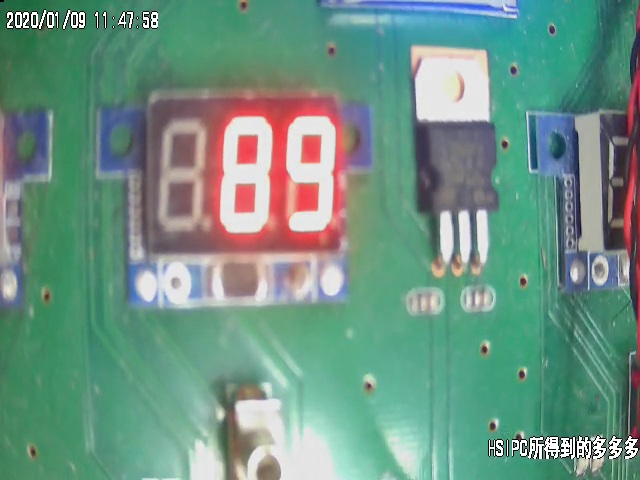
#> input picture opencv/新建文件夹/1.jpg, 640 x 480 px, found by its file name
$ python cvtest.py
#> lines starting #> are read from the running program, lines starting #| are printed output that depends on the picture
import cv2
# Load two images
img1 = cv2.imread('1.jpg')
#> img1 is the input picture: shape (480, 640, 3); mean B, G, R 132.3, 147, 110.1
img2 = cv2.imread('2.jpg')
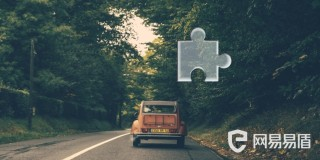
#> input picture opencv/模板匹配/2.jpg, 320 x 160 px, found by its file name
#> img2 is the input picture: shape (160, 320, 3); mean B, G, R 78.6, 79.6, 64.6

# I want to put logo on top-left corner, So I create a ROI
rows,cols,channels = img2.shape
#> rows = 160; cols = 320; channels = 3
roi = img1[0:rows, 0:cols ]
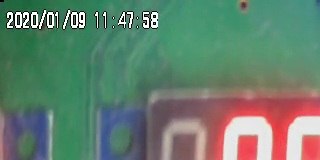
#> roi: shape (160, 320, 3); mean B, G, R 110.2, 127.5, 102.1

# Now create a mask of logo and create its inverse mask also
img2gray = cv2.cvtColor(img2,cv2.COLOR_BGR2GRAY)
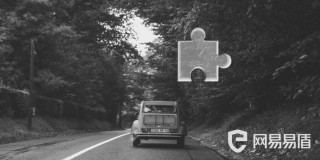
#> img2gray: shape (160, 320); min 32, max 243, mean 75
ret, mask = cv2.threshold(img2gray, 10, 255, cv2.THRESH_BINARY)
#> mask: shape (160, 320); every value is 255
mask_inv = cv2.bitwise_not(mask)
#> mask_inv: shape (160, 320); every value is 0

# Now black-out the area of logo in ROI
img1_bg = cv2.bitwise_and(roi,roi,mask = mask_inv)
#> img1_bg: shape (160, 320, 3); every value is 0

# Take only region of logo from logo image.
img2_fg = cv2.bitwise_and(img2,img2,mask = mask)

# Put logo in ROI and modify the main image
dst = cv2.add(img1_bg,img2_fg)
img1[0:rows, 0:cols ] = dst
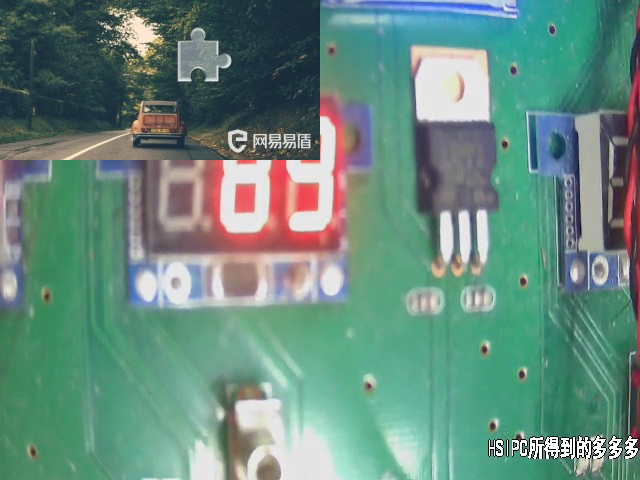
#> img1: shape (480, 640, 3); mean B, G, R 127.1, 139, 103.8

cv2.imshow('res',img1)
cv2.waitKey(0)
cv2.destroyAllWindows()
